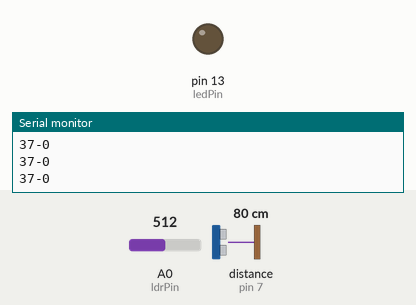
Recording of a sketch running on a simulated Arduino Leonardo, built with avr-gcc and run on an emulated ATmega32U4. On the bench: output pins drawn as LEDs (lit = HIGH), the last lines printed to the serial monitor. Wiring (inferred from the names in the program): ultrasonic range finder: trigger pin 8; echo pin 7. The test bench sets the inputs (shaded band); at power-on: A0 (ldrPin) = 512, distance to the obstacle (sensor on pin 7) 80 cm. The echo pulse lasts 58.3 µs per cm; pins used as bus, display or sensor lines are not drawn.

Above: at 1.2 s.
1.3 s: A0 (ldrPin) set to 3
2.8 s: A0 (ldrPin) set to 0
At 4.0 s:
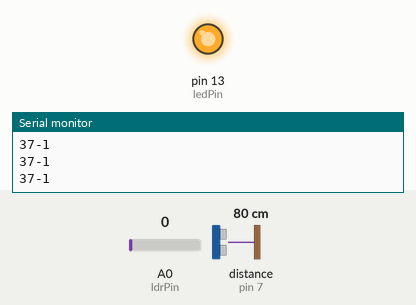
4.3 s: A0 (ldrPin) set to 50
At 5.3 s:
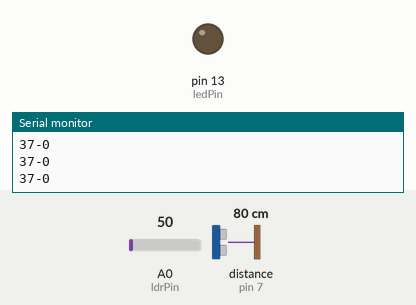
Timing chart, 0 to 7.3 s (numbered marks = the images above; inputs shaded):
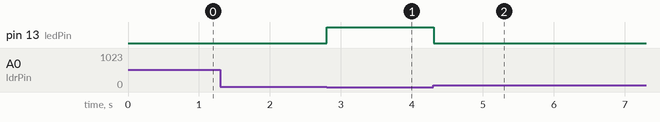

Measured:
- the behaviour switches between 2 and 1 on A0 (ldrPin) (found by bisection; images 0 and 1)
- after the input at 2.8 s, pin 13 (ledPin): LOW → HIGH at once
- after the input at 4.3 s, pin 13 (ledPin): HIGH → LOW at once

The sketch:

arduino_code.ino
```cpp
#include <Mouse.h>
const int trigpin= 8;
const int echopin= 7;
long duration;
int distance;
const int ledPin = 13;   //the number of the LED pin
const int ldrPin = A0;  //the number of the LDR pin

void setup()
{
  pinMode(trigpin,OUTPUT);
  pinMode(echopin,INPUT);
  Serial.begin(9600);
  pinMode(ledPin, OUTPUT);  //initialize the LED pin as an output
  pinMode(ldrPin, INPUT);   //initialize the LDR pin as an input

}
void loop()
{
  digitalWrite(trigpin,HIGH);
  delayMicroseconds(10);
  digitalWrite(trigpin,LOW);
  duration=pulseIn(echopin,HIGH);
  distance = duration*0.034/2;
  if(distance>40)
    distance = 40;
  Serial.print(distance - 3);
  Serial.print("-");

  int ldrStatus = analogRead(ldrPin);   //read the status of the LDR value

  //check if the LDR status is <= 300
  //if it is, the LED is HIGH

   if (ldrStatus <=1) {

    digitalWrite(ledPin, HIGH);               //turn LED on
    Serial.println(1);

   }
  else {

    digitalWrite(ledPin, LOW);          //turn LED off
    Serial.println(0);
  }
}
```
